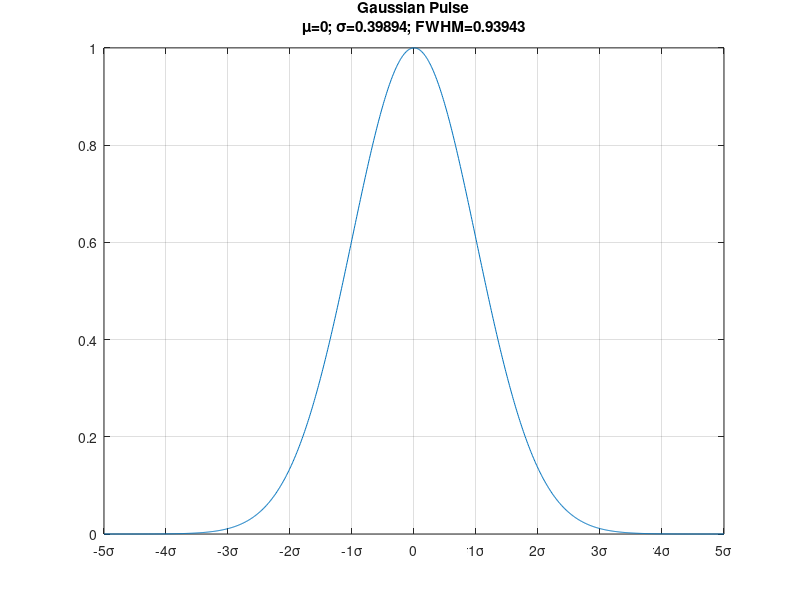

The MATLAB source for this figure:
function [varargout] = gaussian(x,mu,sigma)
%function out = gaussian(x,mu,sigma)
%   Single gaussian pulse:
%   x = data vector
%   mu = mean
%   sigma = stddev
%   out = exp(-(x-mu).^2./(2*sigma^2) / (sqrt(pi.*2*sigma^2))
%
%Note: If mu or sigma are not specified, mu = 0, sigma = 1/sqrt(2*pi)

%% Checks
    if nargin < 3,
        sigma = 1/sqrt(2*pi);
        if nargin < 2,
            mu = 0;
        end
        if nargin == 0,
            x = linspace(-5*sigma,5*sigma,1024);
        end
    end
    if ~isvector(x),
        error('x must be an array.');
    end
    if ~isvector(sigma),
        error('sigma must be an array');
    end
    if iscolumn(x),
        x = x';
    end
    if iscolumn(sigma),
        sigma = sigma';
    end
    
%% Computation
    xvar2 = 2*sigma.^2;
    out = exp(-(x'-mu).^2./(xvar2))./(sqrt(pi.*xvar2));
    if nargout == 0,
        sig1 = sigma(1); % only show first sigma if applicable
        xtx = 5*sig1; % show +/-5 standard deviations
        figure
        plot(x,out(:,1));
        title({'Gaussian Pulse'; ...
              ['{\mu}=' num2str(mu) '; {\sigma}=' num2str(sig1) '; FWHM=' num2str(2.3548*sig1)] })
%         title({'Gaussian Pulse'; ...
%               ['$$\mu=' num2str(mu) '; \sigma=1/\sqrt{2\pi}; FWHM=' num2str(2.3548*sigma) '$$'] },'Interpreter','latex')
        xticks(-xtx:sig1:xtx)
        xticklabels({'-5{\sigma}','-4{\sigma}','-3{\sigma}','-2{\sigma}','-1{\sigma}','0'...
                     '1{\sigma}','2{\sigma}','3{\sigma}','4{\sigma}','5{\sigma}'})
        grid on
        xlim([-xtx xtx])
    elseif nargout == 1,
        varargout{1} = out;
    end
end

